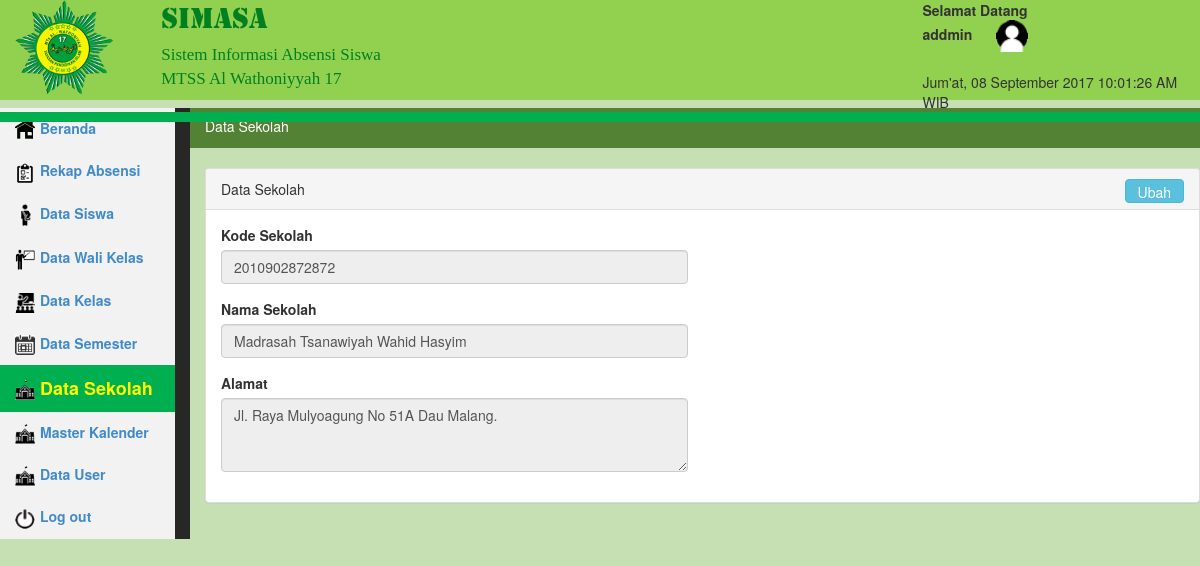
The app's page /media.php?module=sekolah (signed in) with its own data.
### tables this page shows
CREATE TABLE `sekolah` (
  `id` int(10) NOT NULL AUTO_INCREMENT,
  `kode` varchar(50) NOT NULL,
  `nama` varchar(100) NOT NULL,
  `alamat` text NOT NULL,
  PRIMARY KEY (`id`)
);

### module/sekolah/sekolah.php (the view, shortened to what this page needs)
<?php
include 'config/conn.php';
?>
            <link rel="stylesheet" href="css/beranda.css">
            <div class="row">
                <div id="">
                    <ol class="breadcrumb">
                        <li class="link_breadcrumb" href="#">Data Sekolah</li>
                    </ol>
                </div>
            </div>
            <div class="row">
                <div class="col-lg-12">
                    <div class="panel panel-default">
                        <div class="panel-heading">
                            Data Sekolah
                            <a href="?module=sekolah_edit">
                                <button class="btn btn-info pull-right" style="padding-top: 2px;padding-bottom: 0px">Ubah</button>
                            </a>
                        </div>
                        <div class="panel-body">
                            <div class="row">
                            <?php
                            $sql = mysqli_query($conn, "select * from sekolah");
                            $rs  = mysqli_fetch_array($sql);
                            ?>
                                <form method="post" role="form" action="././module/simpan.php?act=edit_sekolah">
                                <div class="col-lg-6">
                                        <div class="form-group">
                                            <label>Kode Sekolah</label>
                                            <input class="form-control" placeholder="Kode" name="kode" value="<?php echo "$rs[kode]"; ?>" disabled>
                                        </div>
                                        <div class="form-group">
                                            <label>Nama Sekolah</label>
                                            <input class="form-control" placeholder="Nama Sekolah" name="nama" value="<?php echo "$rs[nama]"; ?>" disabled>
                                        </div>
                                        <div class="form-group">
                                            <label>Alamat</label>
                                            <textarea class="form-control" placeholder="Alamat" name="alamat" rows="3" disabled><?php echo "$rs[alamat]"; ?></textarea>
                                        </div>
                                </div>
                                    </form>
                            </div>
                        </div>
                    </div>
                </div>

### css/sb-admin.css (style rules this page uses)
body { padding-top: 100px; background-color: #f8f8f8; }
@media (min-width:768px) { body { padding-top: 50px; } }

### css/beranda.css (style rules this page uses)
.breadcrumb { background-color: #548235; height: 40px; border-radius: 0px; }
.link_breadcrumb { color: #ffffff; }

### records on screen
sekolah: kode "2010902872872", nama "Madrasah Tsanawiyah Wahid Hasyim", alamat "Jl. Raya Mulyoagung No 51A Dau Malang."

### other values on screen
$_SESSION['nama_login'] "addmin"
$hari "Jum'at"
